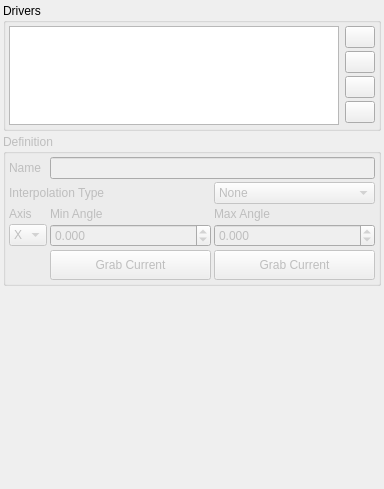
<?xml version="1.0" encoding="UTF-8"?>
<ui version="4.0">
 <class>Form</class>
 <widget class="QWidget" name="Form">
  <property name="geometry">
   <rect>
    <x>0</x>
    <y>0</y>
    <width>384</width>
    <height>489</height>
   </rect>
  </property>
  <property name="windowTitle">
   <string>Form</string>
  </property>
  <layout class="QVBoxLayout" name="verticalLayout">
   <property name="spacing">
    <number>3</number>
   </property>
   <property name="margin">
    <number>3</number>
   </property>
   <item>
    <widget class="QGroupBox" name="groupBox">
     <property name="title">
      <string>Drivers</string>
     </property>
     <layout class="QHBoxLayout" name="horizontalLayout">
      <property name="margin">
       <number>3</number>
      </property>
      <item>
       <widget class="QListWidget" name="uiDriverLIST"/>
      </item>
      <item>
       <widget class="QWidget" name="widget" native="true">
        <layout class="QVBoxLayout" name="verticalLayout_2">
         <property name="spacing">
          <number>3</number>
         </property>
         <property name="margin">
          <number>0</number>
         </property>
         <item>
          <widget class="QPushButton" name="uiAddBTN">
           <property name="maximumSize">
            <size>
             <width>30</width>
             <height>16777215</height>
            </size>
           </property>
           <property name="text">
            <string/>
           </property>
          </widget>
         </item>
         <item>
          <widget class="QPushButton" name="uiRemoveBTN">
           <property name="maximumSize">
            <size>
             <width>30</width>
             <height>16777215</height>
            </size>
           </property>
           <property name="text">
            <string/>
           </property>
          </widget>
         </item>
         <item>
          <widget class="QPushButton" name="uiUpBTN">
           <property name="maximumSize">
            <size>
             <width>30</width>
             <height>16777215</height>
            </size>
           </property>
           <property name="text">
            <string/>
           </property>
          </widget>
         </item>
         <item>
          <widget class="QPushButton" name="uiDownBTN">
           <property name="maximumSize">
            <size>
             <width>30</width>
             <height>16777215</height>
            </size>
           </property>
           <property name="text">
            <string/>
           </property>
          </widget>
         </item>
         <item>
          <spacer name="verticalSpacer_2">
           <property name="orientation">
            <enum>Qt::Vertical</enum>
           </property>
           <property name="sizeHint" stdset="0">
            <size>
             <width>20</width>
             <height>40</height>
            </size>
           </property>
          </spacer>
         </item>
        </layout>
       </widget>
      </item>
     </layout>
    </widget>
   </item>
   <item>
    <widget class="QGroupBox" name="uiDefinitionGRP">
     <property name="enabled">
      <bool>false</bool>
     </property>
     <property name="title">
      <string>Definition</string>
     </property>
     <layout class="QGridLayout" name="gridLayout_2">
      <property name="margin">
       <number>3</number>
      </property>
      <property name="spacing">
       <number>3</number>
      </property>
      <item row="3" column="2">
       <widget class="QDoubleSpinBox" name="uiMaxSPN">
        <property name="decimals">
         <number>3</number>
        </property>
        <property name="minimum">
         <double>-180.000000000000000</double>
        </property>
        <property name="maximum">
         <double>180.000000000000000</double>
        </property>
       </widget>
      </item>
      <item row="2" column="2">
       <widget class="QLabel" name="label_3">
        <property name="text">
         <string>Max Angle</string>
        </property>
       </widget>
      </item>
      <item row="2" column="0">
       <widget class="QLabel" name="label">
        <property name="sizePolicy">
         <sizepolicy hsizetype="Fixed" vsizetype="Preferred">
          <horstretch>0</horstretch>
          <verstretch>0</verstretch>
         </sizepolicy>
        </property>
        <property name="text">
         <string>Axis</string>
        </property>
       </widget>
      </item>
      <item row="3" column="1">
       <widget class="QDoubleSpinBox" name="uiMinSPN">
        <property name="decimals">
         <number>3</number>
        </property>
        <property name="minimum">
         <double>-180.000000000000000</double>
        </property>
        <property name="maximum">
         <double>180.000000000000000</double>
        </property>
       </widget>
      </item>
      <item row="0" column="0">
       <widget class="QLabel" name="label_4">
        <property name="text">
         <string>Name</string>
        </property>
       </widget>
      </item>
      <item row="2" column="1">
       <widget class="QLabel" name="label_2">
        <property name="text">
         <string>Min Angle</string>
        </property>
       </widget>
      </item>
      <item row="0" column="1" colspan="2">
       <widget class="QLineEdit" name="uiNameLINE"/>
      </item>
      <item row="4" column="1">
       <widget class="QPushButton" name="uiGrabMinBTN">
        <property name="minimumSize">
         <size>
          <width>0</width>
          <height>30</height>
         </size>
        </property>
        <property name="text">
         <string>Grab Current</string>
        </property>
       </widget>
      </item>
      <item row="3" column="0">
       <widget class="QComboBox" name="uiAxisCBOX">
        <property name="sizePolicy">
         <sizepolicy hsizetype="Fixed" vsizetype="Fixed">
          <horstretch>0</horstretch>
          <verstretch>0</verstretch>
         </sizepolicy>
        </property>
        <item>
         <property name="text">
          <string>X</string>
         </property>
        </item>
        <item>
         <property name="text">
          <string>Y</string>
         </property>
        </item>
        <item>
         <property name="text">
          <string>Z</string>
         </property>
        </item>
       </widget>
      </item>
      <item row="4" column="2">
       <widget class="QPushButton" name="uiGrabMaxBTN">
        <property name="minimumSize">
         <size>
          <width>0</width>
          <height>30</height>
         </size>
        </property>
        <property name="text">
         <string>Grab Current</string>
        </property>
       </widget>
      </item>
      <item row="1" column="0" colspan="2">
       <widget class="QLabel" name="label_5">
        <property name="text">
         <string>Interpolation Type</string>
        </property>
       </widget>
      </item>
      <item row="1" column="2">
       <widget class="QComboBox" name="uiInterpTypeCBOX">
        <item>
         <property name="text">
          <string>None</string>
         </property>
        </item>
        <item>
         <property name="text">
          <string>Linear</string>
         </property>
        </item>
        <item>
         <property name="text">
          <string>Smooth</string>
         </property>
        </item>
        <item>
         <property name="text">
          <string>Spline</string>
         </property>
        </item>
       </widget>
      </item>
     </layout>
    </widget>
   </item>
   <item>
    <widget class="QWidget" name="widget_2" native="true">
     <layout class="QHBoxLayout" name="horizontalLayout_2">
      <property name="spacing">
       <number>3</number>
      </property>
      <property name="margin">
       <number>0</number>
      </property>
     </layout>
    </widget>
   </item>
   <item>
    <spacer name="verticalSpacer">
     <property name="orientation">
      <enum>Qt::Vertical</enum>
     </property>
     <property name="sizeHint" stdset="0">
      <size>
       <width>20</width>
       <height>290</height>
      </size>
     </property>
    </spacer>
   </item>
  </layout>
 </widget>
 <resources/>
 <connections/>
</ui>
